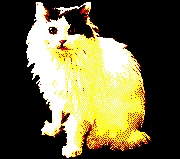
#> input picture rewrite/spacecat-3bit.png, 180 x 159 px
$ python compile.py
#> lines starting #> are read from the running program, lines starting #| are printed output that depends on the picture; after the words box and inside, x2 and y2 are one past the last pixel; in counts of white or black regions, pixels touching at a corner belong together
#!/usr/bin/env python3
#
# Copyright 2020 Google LLC
# Copyright 2020 Team Spacecat
#
# Licensed under the Apache License, Version 2.0 (the "License");
# you may not use this file except in compliance with the License.
# You may obtain a copy of the License at
#
#      http://www.apache.org/licenses/LICENSE-2.0
#
# Unless required by applicable law or agreed to in writing, software
# distributed under the License is distributed on an "AS IS" BASIS,
# WITHOUT WARRANTIES OR CONDITIONS OF ANY KIND, either express or implied.
# See the License for the specific language governing permissions and
# limitations under the License.

import abc
import functools
import itertools
import sys
import typing
from typing import List, Tuple

import PIL.Image


class Expr(metaclass=abc.ABCMeta):
    @abc.abstractmethod
    def __str__(self) -> str:
        ...

    @staticmethod
    def parse(code: str) -> 'Expr':
        code = code.replace('(', ' ( ').replace(')', ' ) ')
        expr, rest = Expr._parse_iter(code)
        assert not rest, rest
        return expr

    @staticmethod
    def _parse_iter(code: str) -> Tuple['Expr', str]:
        elems = []
        while True:
            code = code.lstrip()
            if not code or code.startswith(')'):
                break
            elif code.startswith('('):
                elem, code = Expr._parse_iter(code[1:])
                elems.append(elem)
                code = code.lstrip()
                assert code.startswith(')'), code
                code = code[1:]
            else:
                split = code.split(None, 1)
                if len(split) == 1:
                    split.append('')
                elem, code = split
                elems.append(Atom(elem))
        return functools.reduce(Ap, elems), code

    def lift_arg(self, arg: 'Atom') -> 'Expr':
        expr, want = self._lift_arg(arg)
        if want:
            return expr
        return Ap('t', expr)

    @abc.abstractmethod
    def _lift_arg(self, arg: 'Atom') -> ('Expr', bool):
        ...


class Ap(Expr):
    lhs: Expr
    rhs: Expr

    def __init__(self, lhs: Expr, rhs: Expr):
        self.lhs = lhs
        self.rhs = rhs

    def __str__(self) -> str:
        return 'ap %s %s' % (self.lhs, self.rhs)

    def _lift_arg(self, arg: 'Atom') -> (Expr, bool):
        lhs, lhs_want = self.lhs._lift_arg(arg)
        rhs, rhs_want = self.rhs._lift_arg(arg)
        if lhs_want and rhs_want:
            return Ap(Ap(Atom('s'), lhs), rhs), True
        if lhs_want:
            return Ap(Ap(Atom('c'), lhs), rhs), True
        if rhs_want:
            return Ap(Ap(Atom('b'), lhs), rhs), True
        return Ap(lhs, rhs), False


class Atom(Expr):
    name: str

    def __init__(self, name: str):
        self.name = name

    def __str__(self) -> str:
        return self.name

    def _lift_arg(self, arg: 'Atom') -> (Expr, bool):
        if arg.name == self.name:
            return Atom('i'), True
        return self, False


CODE = """
and a b = a b f
cdar a = car (cdr a)
cdaar a = car (car (cdr a))
cddar a = car (cdr (cdr a))
cdddr a = cdr (cdr (cdr a))
map f x = isnil x nil (cons (f (car x)) (map f (cdr x)))
mod a b = add a (neg (mul (div a b) b))
cdadaar a = car (car (cdr (car (cdr a))))
mayberewrite res = (and (and (eq (car res) 0) (eq (cdaar res) 2)) (eq (cdadaar res) 1)) (rewrite res) res
rewrite res = cons (car res) (cons (cdar res) (cons (rewritepics (cddar res)) (cdddr res)))
rewritepics pics = cons (mergepics (decode pic0) (car pics)) (cons (mergepics (decode pic1) (cdar pics)) (cons (mergepics (decode pic2) (cddar pics)) (cdddr pics)))
mergepics a b = isnil a b (cons (car a) (mergepics (cdr a) b))
translate p = cons (neg (car p)) (cdr p)
decode in = map translate (decode' nil in)
decode' out in = isnil in out (decode' (decodeone out (car in)) (cdr in))
decodeone out value = decodeone' out (mod (div value 100) 1000) (div value 100000) (mod value 100)
decodeone' out x y l = (eq l 0) out (decodeone' (cons (cons x y) out) (inc x) y (dec l))
galaxy state input = mayberewrite (:1338 state input)
"""


def main():
    # Convert image...
    im = PIL.Image.open('spacecat-3bit.png')
#> im is the input picture: PIL image 180x159 RGB; mean R, G, B 106.4, 98.3, 60.4
    im = im.convert('RGB')
    w, h = im.size
#> w = 180; h = 159
    for ch in range(3):
        lim = im.getchannel(ch)
        data = []
        for y in range(h):
            x = 0
            while x < w:
                if lim.getpixel((x, y)) == 0:
                    x += 1
                    continue
                l = 1
                while l < 99 and x + l < w and lim.getpixel((x+l, y)):
                    l += 1
                data.append((y * 1000 + x) * 100 + l)
                x += l
        print('pic%d = %snil' % (ch, ''.join('ap ap cons %d ' % x for x in data)))
#> this loop made 3 passes
#> pass 1, in main, `lim = im.getchannel(ch)`:
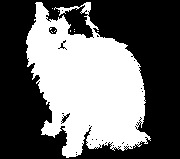
#> lim: PIL image 180x159 L; 41.7% white; 9 white regions (8 under 20 px), largest, box (x1, y1, x2, y2) and area: (26, 2, 151, 158) 11935
#> pass 2, in main, `lim = im.getchannel(ch)`:
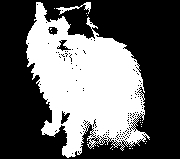
#> lim: PIL image 180x159 L; 38.5% white; 22 white regions (20 under 20 px), largest, box (x1, y1, x2, y2) and area: (26, 2, 150, 158) 10883, (56, 2, 91, 15) 124
#> pass 3, in main, `lim = im.getchannel(ch)`:
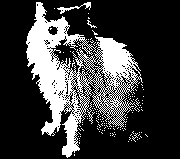
#> lim: PIL image 180x159 L; 23.7% white; 129 white regions (126 under 20 px), largest, box (x1, y1, x2, y2) and area: (26, 2, 143, 158) 6424, (57, 2, 91, 14) 101, (87, 20, 97, 28) 22

    # Compile CODE.
    for line in CODE.strip().splitlines():
        line = line.strip()
        if not line or line.startswith('#'):
            continue

        lhs_str, rhs_str = line.split('=')

        lhs_str = lhs_str.strip()
        lhs_name = lhs_str.split()[0]
        args = [Atom(name) for name in lhs_str.split()[1:]]

        rhs_str = rhs_str.strip()
        rhs = Expr.parse(rhs_str)

        for arg in reversed(args):
            rhs = rhs.lift_arg(arg)
        print('%s = %s' % (lhs_name, rhs))


if __name__ == '__main__':
    main()
